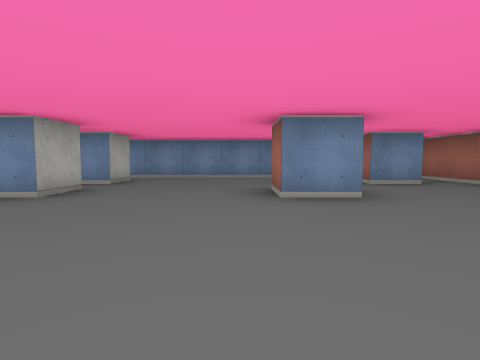
View 1 (above)

12 first-person views from a walk through a cub3D ray-caster map. The camera is about half as high as the walls, tilts 4° down and sees 80° across. The floor is counted in squares. Each view is taken from the middle of a square. On the plan, view 1 faces up. The plan holds only what a view shows up to about 9 squares ahead; the rest is blank.

View 2
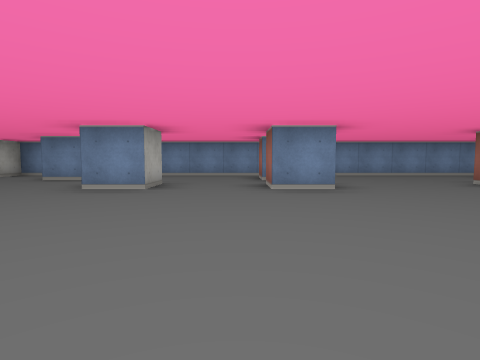

View 3
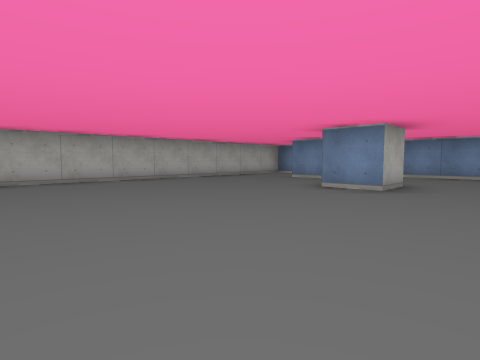

View 4
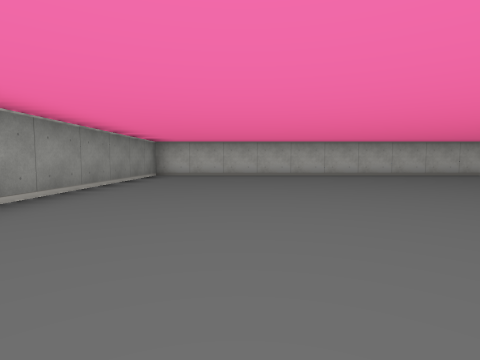

View 5
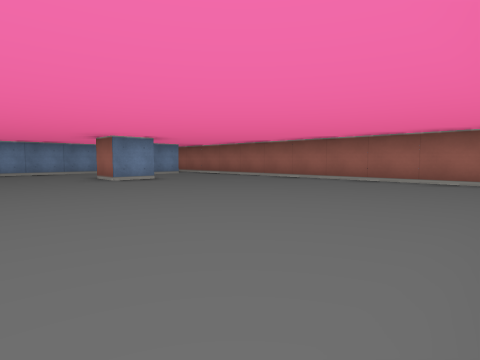

View 6
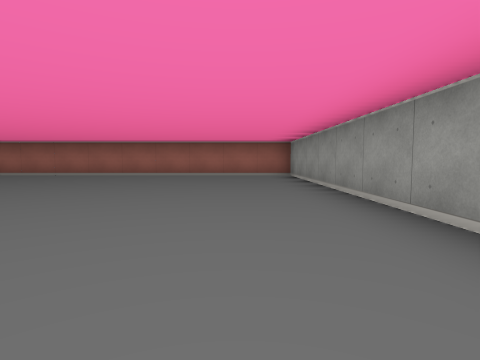

View 7
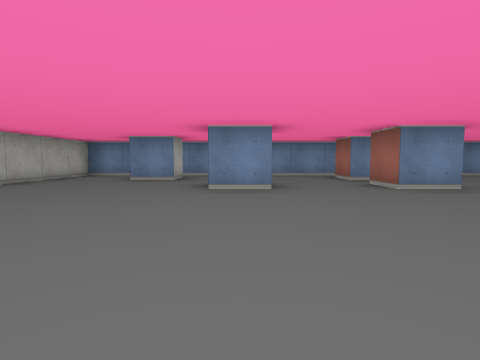

View 8
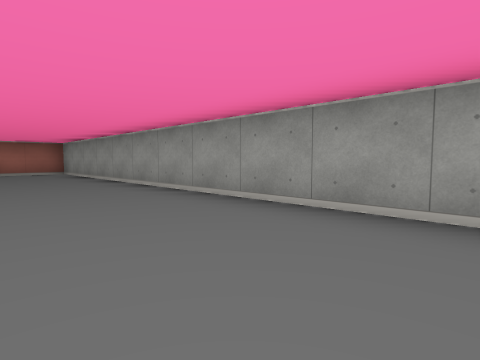

View 9
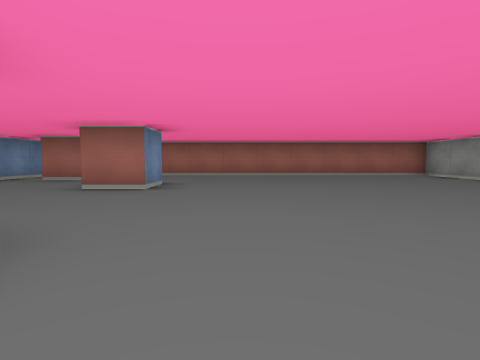

View 10
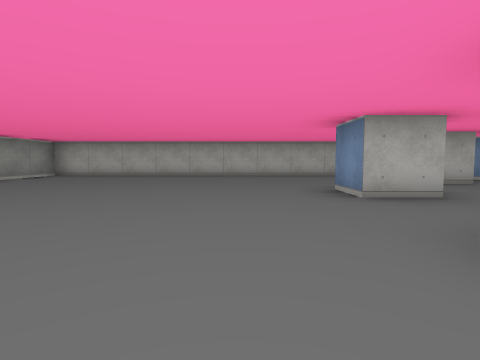

View 11
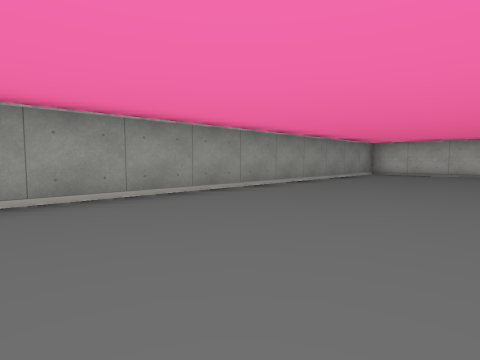

View 12
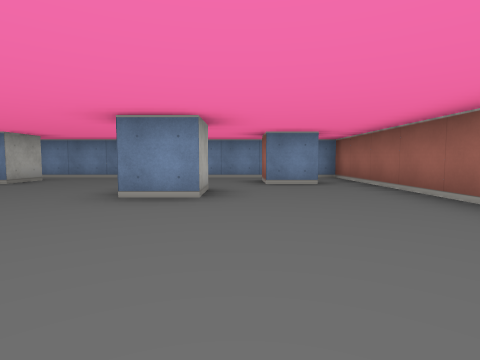

### Floor plan
Points are (right, up) in squares from view 1. A wall is a line through its corners. A room is listed if a view was taken in it or the views show most of it. See-through windows are left out.
Room 1 (views 1, 2, 3, 4, 5, 6, 7, 8, 9, 10, 11, 12)
walls: (-2.5, 4.5) (-2.5, 3.5) (-3.5, 3.5) (-3.5, 4.5); (-5.5, 4.6) (-5.5, 3.5) (-6.5, 3.5); (-2.5, 6.5) (-2.5, 5.5) (-3.5, 5.5) (-3.5, 6.5); (1.5, 4.5) (1.5, 3.5) (0.5, 3.5) (0.5, 4.5); (-7.5, 6.6) (-7.5, 5.5) (-8.5, 5.5); (3.6, 5.5) (2.5, 5.5) (2.5, 6.5); (-10.5, -3.5) (4.5, -3.5) (4.5, 7.5) (-10.5, 7.5) (-10.5, -3.5)

Positions as (right, up) in squares from view 1, and headings:
1: (0, 0), facing up
2: (-4, -1), facing up
3: (-4, -1), facing up-left
4: (-2, -1), facing left
5: (-2, -3), facing up-right
6: (-4, -2), facing right
7: (-6, -1), facing up
8: (-6, -1), facing down-right
9: (-4, 2), facing right
10: (-2, 2), facing left
11: (-1, 0), facing down-left
12: (2, 0), facing up
